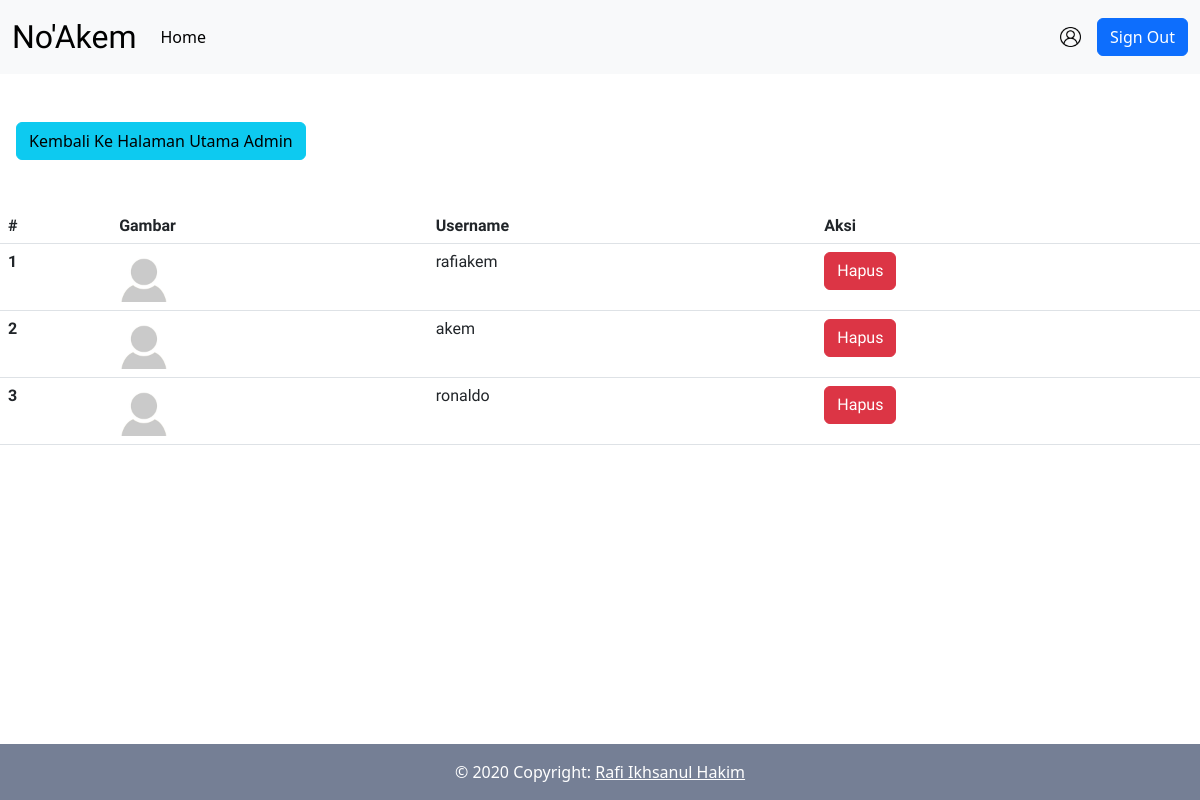
The page /user.php (signed in) on the database its author committed.
### tables this page shows
CREATE TABLE `user` (
  `id` int NOT NULL,
  `username` varchar(255) NOT NULL,
  `password` varchar(255) NOT NULL
);

### functions.php (called while the page is built, shortened)
<?php
function koneksi()
{
    $conn = mysqli_connect('localhost', 'root', '', 'berita') or die('KONEKSI GAGAL!');
    return $conn;
}
function query($query)
{
    $conn = koneksi();
    $result = mysqli_query($conn, $query) or die(mysqli_error($conn));
    $rows = [];
    while ($row = mysqli_fetch_assoc($result)) {
        $rows[] = $row;
    }
    return $rows;
}

### user.php (the view, shortened to what this page needs)
<?php
require('functions.php');
$users = query("SELECT * FROM user");
?>
<?php require('partials/header.php'); ?>
<body>
    <nav class="navbar navbar-expand-lg bg-body-tertiary">
        <div class="container-fluid">
            <a class="navbar-brand" href="index.php">No'Akem</a>
            <div class="collapse navbar-collapse" id="navbarSupportedContent">
                <ul class="navbar-nav me-auto mb-2 mb-lg-0">
                    <li class="nav-item">
                        <a class="nav-link active" aria-current="page" href="#">Home</a>
                    </li>
                </ul>
                <img src="user.png" class="img-fluid" style="width:2%">
                <div class="navbar-nav my-2">
                    <a class="nav-item btn btn-primary ms-3" href="logout.php">Sign Out</a>
                </div>
            </div>
        </div>
    </nav>
    <div class="row">
        <div class="col-md-6">
            <a href="admin.php" class="btn btn-info my-5 mx-3">Kembali Ke Halaman Utama Admin</a>
        </div>
    </div>
    <div class="card-body">
        <table class="table">
            <thead>
                <tr>
                    <th scope="col">#</th>
                    <th scope="col">Gambar</th>
                    <th scope="col">Username</th>
                    <th scope="col">Aksi</th>
                </tr>
            </thead>
            <tbody>
                <?php $i = 1; ?>
                <?php foreach ($users as $user) : ?>
                    <tr>
                        <th scope="row"><?= $i++; ?></th>
                        <td>
                            <img src="default.jpg" width="50">
                        </td>
                        <td><?= $user['username']; ?></td>
                        <td>
                            <a href="admin/user.delete.php?id=<?= $user['id']; ?>" onclick="return confirm('yakin?');" class="btn btn-danger">Hapus</a>
                        </td>
                    </tr>
                <?php endforeach; ?>
            </tbody>
        </table>
    </div>
    <?php require('partials/footer.php') ?>

### partials/header.php (style rules this page uses)
.navbar-brand { font-family: Viga; font-size: 32px; }

### user.php (style rules this page uses)
.navbar-brand { font-family: Viga; font-size: 32px; }
.card-body { font-family: Viga; }

### rows shown on the page
user: username "rafiakem"
user: username "akem"
user: username "ronaldo"
